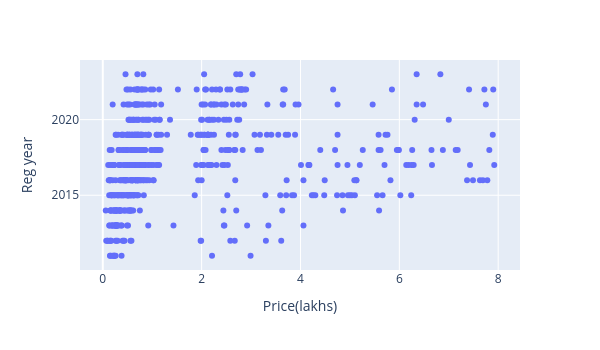

Notebook cell for this chart:
### Code cell
plt.figure(figsize=(4,3))

px.scatter(data, x='Price(lakhs)', y='Reg year', width=600, height=350)

### Figure 1 — Plotly figure (JSON) as saved in the notebook; plotly's stock layout.template omitted (floating-point values rounded to 4 significant figures; data arrays with more than 128 entries replaced by an {"elided": "..."} marker saying what was removed)
{"data": [{"hovertemplate": "Price(lakhs)=%{x}<br>Reg year=%{y}<extra></extra>", "legendgroup": "", "marker": {"color": "#636efa", "symbol": "circle"}, "mode": "markers", "name": "", "orientation": "v", "showlegend": false, "type": "scatter", "x": {"elided": "593 float values"}, "xaxis": "x", "y": {"elided": "593 int values"}, "yaxis": "y"}], "layout": {"height": 350, "legend": {"tracegroupgap": 0}, "margin": {"t": 60}, "width": 600, "xaxis": {"anchor": "y", "domain": [0, 1], "title": {"text": "Price(lakhs)"}}, "yaxis": {"anchor": "x", "domain": [0, 1], "title": {"text": "Reg year"}}}}
